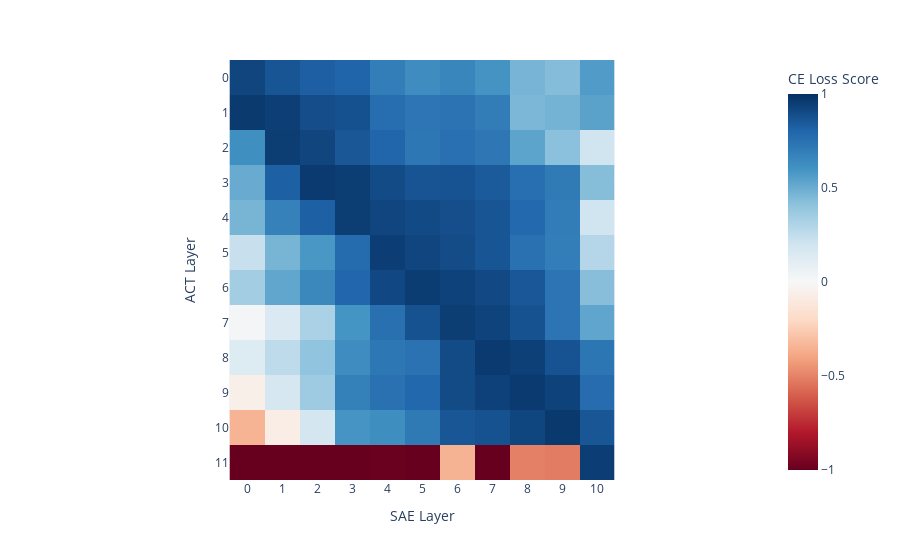

The notebook cell saved with this chart:
### Code cell
# Use plotply to plot a heatmap out of metrics[['ce_loss_score']].to_numpy().reshape(12, 12)
fig = px.imshow(
    metrics[["ce_loss_score"]].to_numpy().reshape(11, 12).T,
    color_continuous_scale="RdBu",
    labels=dict(x="SAE Layer", y="ACT Layer", color="CE Loss Score"),
    zmin=-1,
    zmax=1,
)
fig.update_layout(
    xaxis=dict(
        tickmode="array",
        tickvals=list(range(12)),
        ticktext=list(range(12)),
    ),
    yaxis=dict(
        tickmode="array",
        tickvals=list(range(12)),
        ticktext=list(range(12)),
    ),
)
fig.show()

### Figure 1 — Plotly figure (JSON) as saved in the notebook; plotly's stock layout.template omitted (floating-point values rounded to 4 significant figures; data arrays with more than 128 entries replaced by an {"elided": "..."} marker saying what was removed)
{"data": [{"coloraxis": "coloraxis", "hovertemplate": "SAE Layer: %{x}<br>ACT Layer: %{y}<br>CE Loss Score: %{z}<extra></extra>", "name": "0", "type": "heatmap", "xaxis": "x", "yaxis": "y", "z": {"elided": "12x11 float values"}}], "layout": {"coloraxis": {"cmax": 1, "cmin": -1, "colorbar": {"title": {"text": "CE Loss Score"}}, "colorscale": [[0, "rgb(103,0,31)"], [0.1, "rgb(178,24,43)"], [0.2, "rgb(214,96,77)"], [0.3, "rgb(244,165,130)"], [0.4, "rgb(253,219,199)"], [0.5, "rgb(247,247,247)"], [0.6, "rgb(209,229,240)"], [0.7, "rgb(146,197,222)"], [0.8, "rgb(67,147,195)"], [0.9, "rgb(33,102,172)"], [1, "rgb(5,48,97)"]]}, "margin": {"t": 60}, "xaxis": {"anchor": "y", "constrain": "domain", "domain": [0, 1], "scaleanchor": "y", "tickmode": "array", "ticktext": [0, 1, 2, 3, 4, 5, 6, 7, 8, 9, 10, 11], "tickvals": [0, 1, 2, 3, 4, 5, 6, 7, 8, 9, 10, 11], "title": {"text": "SAE Layer"}}, "yaxis": {"anchor": "x", "autorange": "reversed", "constrain": "domain", "domain": [0, 1], "tickmode": "array", "ticktext": [0, 1, 2, 3, 4, 5, 6, 7, 8, 9, 10, 11], "tickvals": [0, 1, 2, 3, 4, 5, 6, 7, 8, 9, 10, 11], "title": {"text": "ACT Layer"}}}}
